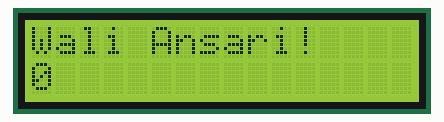
Simulated run of this sketch. Board: Arduino Uno, built with avr-gcc and run on an emulated ATmega328P. Shown: 16×2 character LCD.

Above: at 0.1 s.
At 4.1 s:
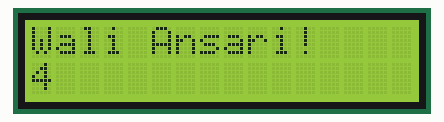
At 9.1 s:
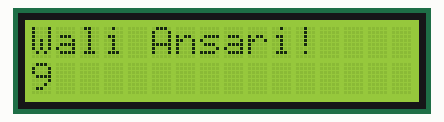
At 19.1 s:
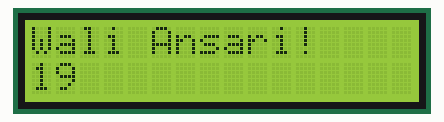
At 29.1 s:
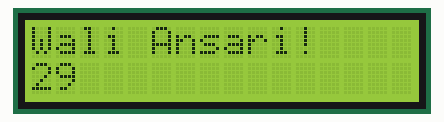
At 39.1 s:
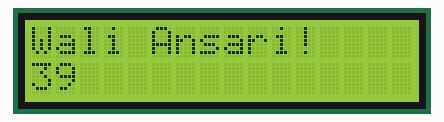

The sketch:

LCD.ino
```cpp
#include<LiquidCrystal.h>
LiquidCrystal lcd(2,3,4,5,6,7);

void setup(){
  lcd.begin(16,2);
  lcd.print("Wali Ansari!");
}
void loop(){
  lcd.setCursor(0,1);
  lcd.print(millis()/1000);
}
```

Measured:
- what the display in image 1 shows lasts 1.0 s, from 4.0 s to 5.0 s
